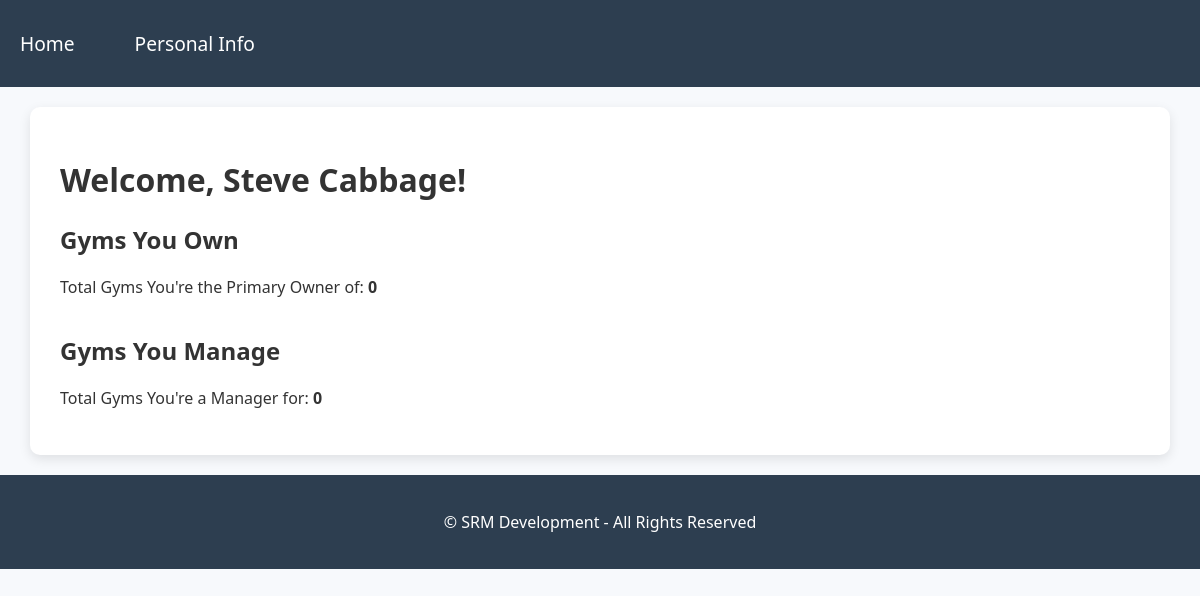
/gym-owner-dashboard/ (signed in), run on an earlier commit of the app's database.
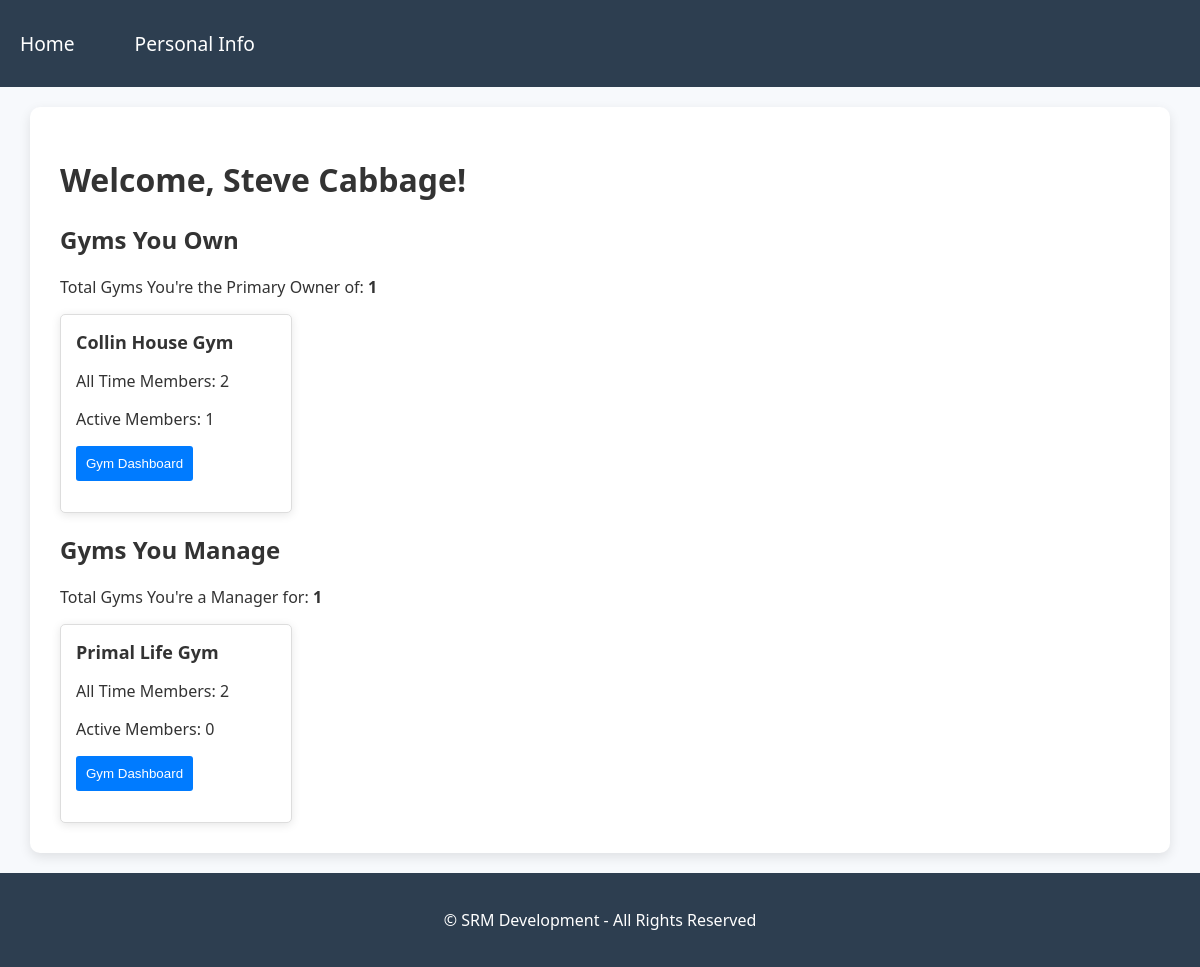
And on a later commit of the database.
### core/models.py (models this page shows, shortened)
class Gym(models.Model):
    gym_id = models.AutoField(primary_key=True)
    name = models.CharField(max_length=255)
    slug = models.SlugField(unique=True, blank=True)
    address = models.TextField(blank=True, null=True)
    contact_number = models.CharField(max_length=15, null=True)
    email = models.EmailField(max_length=255, blank=True, null=True)
    owners = models.ManyToManyField(GymOwner, related_name='gyms')

### core/views.py (the view)
# urls.py: path('gym-owner-dashboard/', views.gym_owner_dashboard, name='gym_owner_dashboard'),
@login_required
def gym_owner_dashboard(request):
    user = request.user
    try:
        gym_owner = GymOwner.objects.get(user=user)
        primary_gyms = GymOwnership.objects.filter(owner=gym_owner, role='primary').select_related('gym')
        managed_gyms = GymOwnership.objects.filter(owner=gym_owner, role='manager').select_related('gym')
        primary_gym_data = []
        for ownership in primary_gyms:
            gym = ownership.gym
            primary_gym_data.append({
                'gym_name': gym.name,
                'member_count': gym.members.count(),
                'active_members': gym.members.filter(active=True).count(),
                'gym_slug': gym.slug,
            })
        managed_gym_data = []
        for ownership in managed_gyms:
            gym = ownership.gym
            managed_gym_data.append({
                'gym_name': gym.name,
                'member_count': gym.members.count(),
                'active_members': gym.members.filter(active=True).count(),
                'gym_slug': gym.slug,
            })
        context = {
            'role': 'Gym Owner',
            'gym_owner_name': gym_owner.user.get_full_name(),
            'primary_gyms': primary_gym_data,
            'managed_gyms': managed_gym_data,
        }
        return render(request, 'gym_owner_dashboard.html', context)
    except GymOwner.DoesNotExist:
        messages.error(request, "No gym owner profile found.")
        return redirect('login')

### core/templates/gym_owner_dashboard.html (shortened to what this page needs)
{% extends 'gym_owner_base.html' %}
{% block content %}
<h1>Welcome, {{ gym_owner_name }}!</h1>
<h2>Gyms You Own</h2>
<p>Total Gyms You're the Primary Owner of: <strong>{{ primary_gyms|length }}</strong></p>
<div class="gym-card-container">
    {% for gym in primary_gyms %}
    <div class="gym-card">
        <strong>{{ gym.gym_name }}</strong>
        <ul>
            <li>
                <p>All Time Members: {{ gym.member_count }}</p>
            </li>
            <li>
                <p>Active Members: {{ gym.active_members }}</p>
            </li>
            <li>
                <a href="{% url 'gym_dashboard' slug=gym.gym_slug %}">
                    <button type="button">Gym Dashboard</button>
                </a>
            </li>
        </ul>
    </div>
    {% endfor %}
</div>
<h2>Gyms You Manage</h2>
<p>Total Gyms You're a Manager for: <strong>{{ managed_gyms|length }}</strong></p>
<div class="gym-card-container">
    {% for gym in managed_gyms %}
    <div class="gym-card">
        <strong>{{ gym.gym_name }}</strong>
        <ul>
            <li>
                <p>All Time Members: {{ gym.member_count }}</p>
            </li>
            <li>
                <p>Active Members: {{ gym.active_members }}</p>
            </li>
            <li>
                <a href="{% url 'gym_dashboard' slug=gym.gym_slug %}">
                    <button type="button">Gym Dashboard</button>
                </a>
            </li>
        </ul>
    </div>
    {% endfor %}
</div>
{% endblock %}

What changed in the data, as far as the page shows it:
no longer on this page (row unchanged): Gym: name "Steve Cabbage"
now on this page (row unchanged): Gym: gym_name "Collin House Gym"
now on this page (row edited): Gym: gym_name "Primal Life Gym"
Also different on the page:
{{ gym_owner_name }}: (not shown) → "Steve Cabbage"
{{ primary_gyms|length }}: "0" → "1"
{{ managed_gyms|length }}: "0" → "1"
new list line: "All Time Members: 2 Active Members: 1 Gym Dashboard"
new list line: "All Time Members: 2 Active Members: 0 Gym Dashboard"
